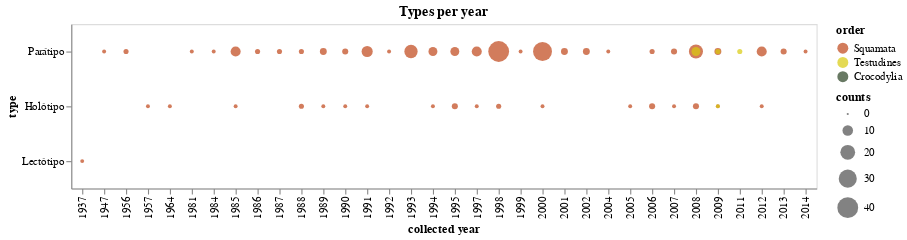

Notebook cell for this chart:
### Markdown cell above
### Gráf. de Tipos

### Code cell
# teste[(~teste['tipo'].isna()) & (teste['tipo'] != 'Topótipo')]
tipo = alt.Chart(temp, height=150, title='Types per year').mark_circle().encode(
    x = alt.X('ano_coleta:O', title='collected year'),
    y = alt.Y('notas_taxonomicas:N', title= 'type',
              sort=alt.EncodingSortField('tipo', op='count', order='descending')),
    color= alt.Color('ordem', scale=alt.Scale(domain=ordens, range=cores), title='order'), 
    size= alt.Size('counts', scale=alt.Scale()),
    tooltip= [alt.Tooltip('notas_taxonomicas', title='type'),
              alt.Tooltip('ano_coleta', title='collected year'),
              alt.Tooltip('counts', title='counts')]
)

tipo.save('./graphs/tipo/tipos_por_ano.html')

tipo

### Figure 1 — Vega-Lite specification as saved in the notebook (floating-point values rounded to 4 significant figures)
{"config": {"view": {"continuousWidth": 400, "continuousHeight": 300}}, "data": {"name": "data-10db5090c12c565e9287fcec4a4bbc74"}, "mark": "circle", "encoding": {"color": {"type": "nominal", "field": "ordem", "scale": {"domain": ["Squamata", "Testudines", "Crocodylia"], "range": ["#BF4417", "#D9CB0B", "#284021"]}, "title": "order"}, "size": {"type": "quantitative", "field": "counts", "scale": {}}, "tooltip": [{"type": "nominal", "field": "notas_taxonomicas", "title": "type"}, {"type": "quantitative", "field": "ano_coleta", "title": "collected year"}, {"type": "quantitative", "field": "counts", "title": "counts"}], "x": {"type": "ordinal", "field": "ano_coleta", "title": "collected year"}, "y": {"type": "nominal", "field": "notas_taxonomicas", "sort": {"field": "tipo", "op": "count", "order": "descending"}, "title": "type"}}, "height": 150, "title": "Types per year", "$schema": "https://vega.github.io/schema/vega-lite/v4.8.1.json", "datasets": {"data-10db5090c12c565e9287fcec4a4bbc74": [{"notas_taxonomicas": "Holótipo", "ano_coleta": 1957.0, "ordem": "Squamata", "counts": 1}, {"notas_taxonomicas": "Holótipo", "ano_coleta": 1964.0, "ordem": "Squamata", "counts": 1}, {"notas_taxonomicas": "Holótipo", "ano_coleta": 1985.0, "ordem": "Squamata", "counts": 1}, {"notas_taxonomicas": "Holótipo", "ano_coleta": 1988.0, "ordem": "Squamata", "counts": 2}, {"notas_taxonomicas": "Holótipo", "ano_coleta": 1989.0, "ordem": "Squamata", "counts": 1}, {"notas_taxonomicas": "Holótipo", "ano_coleta": 1990.0, "ordem": "Squamata", "counts": 1}, {"notas_taxonomicas": "Holótipo", "ano_coleta": 1991.0, "ordem": "Squamata", "counts": 1}, {"notas_taxonomicas": "Holótipo", "ano_coleta": 1994.0, "ordem": "Squamata", "counts": 1}, {"notas_taxonomicas": "Holótipo", "ano_coleta": 1995.0, "ordem": "Squamata", "counts": 3}, {"notas_taxonomicas": "Holótipo", "ano_coleta": 1997.0, "ordem": "Squamata", "counts": 1}, {"notas_taxonomicas": "Holótipo", "ano_coleta": 1998.0, "ordem": "Squamata", "counts": 2}, {"notas_taxonomicas": "Holótipo", "ano_coleta": 2000.0, "ordem": "Squamata", "counts": 1}, {"notas_taxonomicas": "Holótipo", "ano_coleta": 2005.0, "ordem": "Squamata", "counts": 1}, {"notas_taxonomicas": "Holótipo", "ano_coleta": 2006.0, "ordem": "Squamata", "counts": 3}, {"notas_taxonomicas": "Holótipo", "ano_coleta": 2007.0, "ordem": "Squamata", "counts": 1}, {"notas_taxonomicas": "Holótipo", "ano_coleta": 2008.0, "ordem": "Squamata", "counts": 3}, {"notas_taxonomicas": "Holótipo", "ano_coleta": 2009.0, "ordem": "Squamata", "counts": 1}, {"notas_taxonomicas": "Holótipo", "ano_coleta": 2009.0, "ordem": "Testudines", "counts": 1}, {"notas_taxonomicas": "Holótipo", "ano_coleta": 2012.0, "ordem": "Squamata", "counts": 1}, {"notas_taxonomicas": "Lectótipo", "ano_coleta": 1937.0, "ordem": "Squamata", "counts": 1}, {"notas_taxonomicas": "Parátipo", "ano_coleta": 1947.0, "ordem": "Squamata", "counts": 1}, {"notas_taxonomicas": "Parátipo", "ano_coleta": 1956.0, "ordem": "Squamata", "counts": 2}, {"notas_taxonomicas": "Parátipo", "ano_coleta": 1981.0, "ordem": "Squamata", "counts": 1}, {"notas_taxonomicas": "Parátipo", "ano_coleta": 1984.0, "ordem": "Squamata", "counts": 1}, {"notas_taxonomicas": "Parátipo", "ano_coleta": 1985.0, "ordem": "Squamata", "counts": 9}, {"notas_taxonomicas": "Parátipo", "ano_coleta": 1986.0, "ordem": "Squamata", "counts": 2}, {"notas_taxonomicas": "Parátipo", "ano_coleta": 1987.0, "ordem": "Squamata", "counts": 2}, {"notas_taxonomicas": "Parátipo", "ano_coleta": 1988.0, "ordem": "Squamata", "counts": 2}, {"notas_taxonomicas": "Parátipo", "ano_coleta": 1989.0, "ordem": "Squamata", "counts": 4}, {"notas_taxonomicas": "Parátipo", "ano_coleta": 1990.0, "ordem": "Squamata", "counts": 3}, {"notas_taxonomicas": "Parátipo", "ano_coleta": 1991.0, "ordem": "Squamata", "counts": 11}, {"notas_taxonomicas": "Parátipo", "ano_coleta": 1992.0, "ordem": "Squamata", "counts": 1}, {"notas_taxonomicas": "Parátipo", "ano_coleta": 1993.0, "ordem": "Squamata", "counts": 16}, {"notas_taxonomicas": "Parátipo", "ano_coleta": 1994.0, "ordem": "Squamata", "counts": 7}, {"notas_taxonomicas": "Parátipo", "ano_coleta": 1995.0, "ordem": "Squamata", "counts": 7}, {"notas_taxonomicas": "Parátipo", "ano_coleta": 1997.0, "ordem": "Squamata", "counts": 9}, {"notas_taxonomicas": "Parátipo", "ano_coleta": 1998.0, "ordem": "Squamata", "counts": 40}, {"notas_taxonomicas": "Parátipo", "ano_coleta": 1999.0, "ordem": "Squamata", "counts": 1}, {"notas_taxonomicas": "Parátipo", "ano_coleta": 2000.0, "ordem": "Squamata", "counts": 33}, {"notas_taxonomicas": "Parátipo", "ano_coleta": 2001.0, "ordem": "Squamata", "counts": 4}, {"notas_taxonomicas": "Parátipo", "ano_coleta": 2002.0, "ordem": "Squamata", "counts": 4}, {"notas_taxonomicas": "Parátipo", "ano_coleta": 2004.0, "ordem": "Squamata", "counts": 1}, {"notas_taxonomicas": "Parátipo", "ano_coleta": 2006.0, "ordem": "Squamata", "counts": 2}, {"notas_taxonomicas": "Parátipo", "ano_coleta": 2007.0, "ordem": "Squamata", "counts": 3}, {"notas_taxonomicas": "Parátipo", "ano_coleta": 2008.0, "ordem": "Squamata", "counts": 18}, {"notas_taxonomicas": "Parátipo", "ano_coleta": 2008.0, "ordem": "Testudines", "counts": 7}, {"notas_taxonomicas": "Parátipo", "ano_coleta": 2009.0, "ordem": "Squamata", "counts": 4}, {"notas_taxonomicas": "Parátipo", "ano_coleta": 2009.0, "ordem": "Testudines", "counts": 2}, {"notas_taxonomicas": "Parátipo", "ano_coleta": 2011.0, "ordem": "Testudines", "counts": 2}, {"notas_taxonomicas": "Parátipo", "ano_coleta": 2012.0, "ordem": "Squamata", "counts": 9}, {"notas_taxonomicas": "Parátipo", "ano_coleta": 2013.0, "ordem": "Squamata", "counts": 3}, {"notas_taxonomicas": "Parátipo", "ano_coleta": 2014.0, "ordem": "Squamata", "counts": 1}]}}
